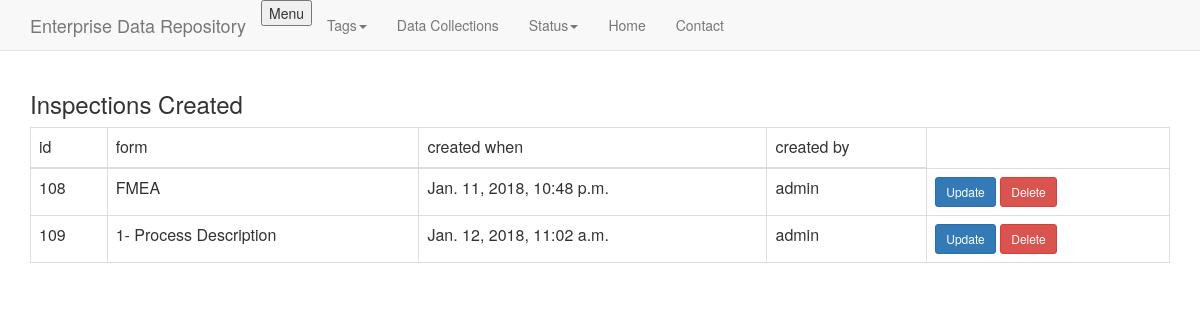
/inspection/list (signed in), run on an earlier commit of the app's database.
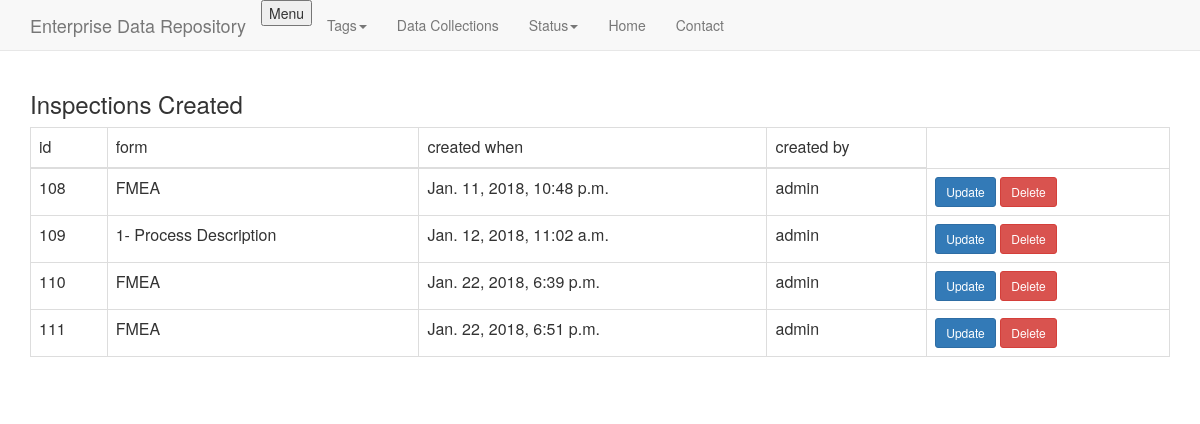
And on a later commit of the database.
### app/inspection/models.py (models this page shows, shortened)
class Inspection(ControlModel):
    class Meta:
        db_table='inspection'
    iform = ForeignKey(IForm, related_name='inspection_iform', null=True, blank=True)

### app/iform/models.py (models this page shows)
class IForm(MPTTModel, ControlModel):
    class Meta:
        db_table='iform'
    class MPTTMeta:
        order_insertion_by = ['name']
    id = UUIDField(primary_key=True, default=uuid.uuid4,)
    name = CharField(max_length=255, default='New Form')
    parent = parent = TreeForeignKey('self', blank=True, null=True, related_name='children', db_index=True)
    def __unicode__(self):
        return self.name

### app/inspection/views.py (the view)
class InspectionList(LoginRequiredMixin, ListView):
    model = Inspection
    template_name = 'inspection/inspection_list.html'
    paginate_by = 20

### app/tag/context_processors.py (called while the page is built)
def add_variable_to_context(request):
    tags = Tag.objects.all()
    iforms = IForm.objects.all()
    return {
        'tags': tags,
        'iforms': iforms
    }

### app/inspection/templates/inspection/inspection_list.html (shortened to what this page needs)
{% extends 'base.html' %}
{% block content %}
<table class="table table-bordered">
	<thead>
		<tr>
			<td>id</td>
			<td>form</td>
			<td>created when</td>
			<td>created by</td>
		</tr>
	</thead>
	<tbody>
		{% if object_list %}
		<h3>Inspections Created</h3>
		{% for inspection in object_list %}
		<tr>
			<td>{{ inspection.id }}</td>
			<td>{{ inspection.iform }}</td>
			<td>{{ inspection.created_when }}</td>
			<td>{{ inspection.created_by }}</td>
			<td>
				<a class="btn btn-primary btn-sm" href="{% url 'inspection:inspection_update' inspection.id %}">Update</a>
				<a class="btn btn-danger btn-sm" href="{% url 'inspection:inspection_delete' inspection.id %}">Delete</a>
			</td>
		</tr>
		{% endfor %}
		{% else %}
		<h1>No Inspection in the database</h1>
		{% endif %}
	</tbody>
</table>
{% endblock%}

What changed in the data, as far as the page shows it:
added Inspection: id "110", iform "FMEA", created_when "Jan. 22, 2018, 6:39 p.m.", created_by "admin"
added Inspection: id "111", iform "FMEA", created_when "Jan. 22, 2018, 6:51 p.m.", created_by "admin"
